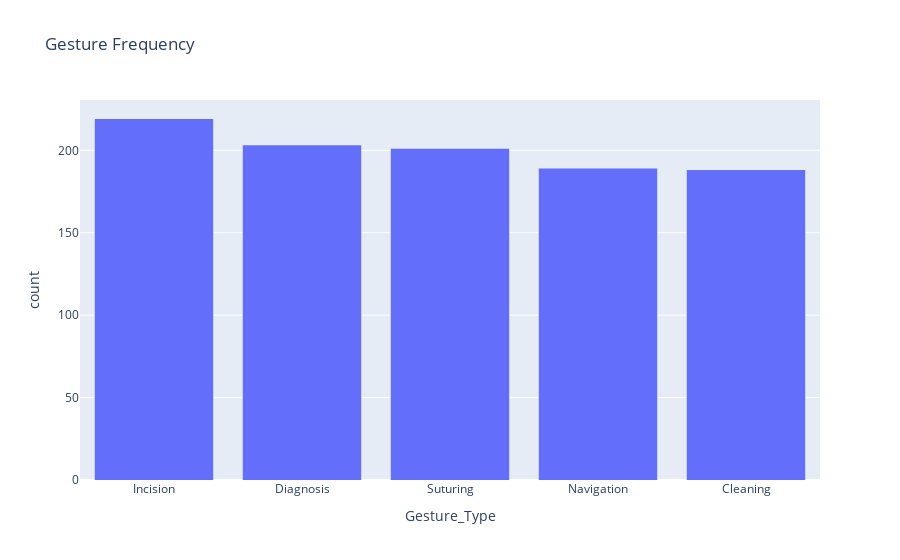

The cell this chart's notebook holds for it:
### Markdown cell above
### 1.GESTURE FREQUENCY

### Code cell
fig1 = px.histogram(dataset, x='Gesture_Type', title='Gesture Frequency')
fig1.show()

### Figure 1 — Plotly figure (JSON) as saved in the notebook; plotly's stock layout.template omitted (floating-point values rounded to 4 significant figures; data arrays with more than 128 entries replaced by an {"elided": "..."} marker saying what was removed)
{"data": [{"bingroup": "x", "hovertemplate": "Gesture_Type=%{x}<br>count=%{y}<extra></extra>", "legendgroup": "", "marker": {"color": "#636efa", "pattern": {"shape": ""}}, "name": "", "orientation": "v", "showlegend": false, "type": "histogram", "x": {"elided": "1000 str values"}, "xaxis": "x", "yaxis": "y"}], "layout": {"barmode": "relative", "legend": {"tracegroupgap": 0}, "title": {"text": "Gesture Frequency"}, "xaxis": {"anchor": "y", "domain": [0, 1], "title": {"text": "Gesture_Type"}}, "yaxis": {"anchor": "x", "domain": [0, 1], "title": {"text": "count"}}}}
